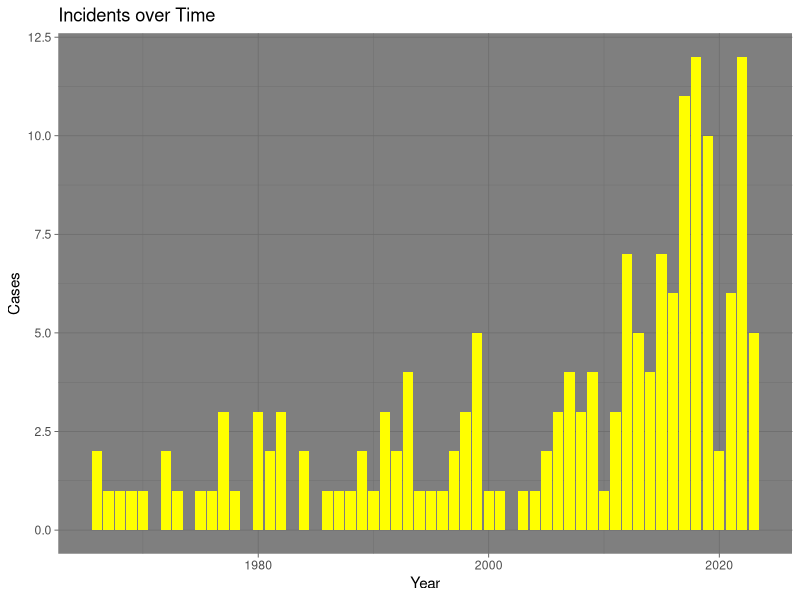
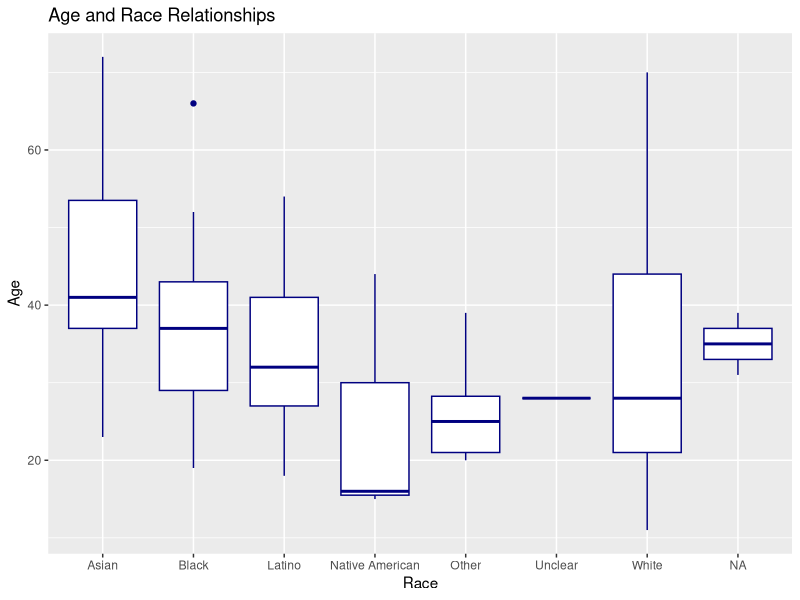
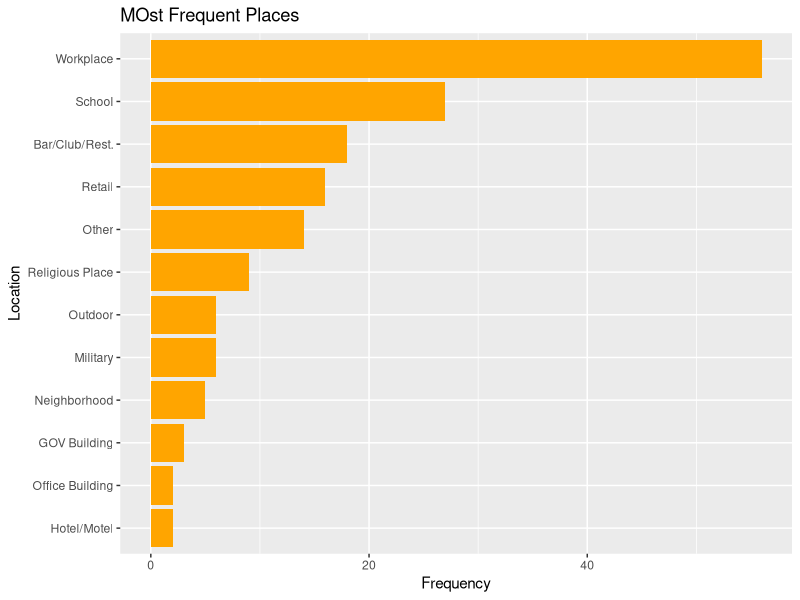
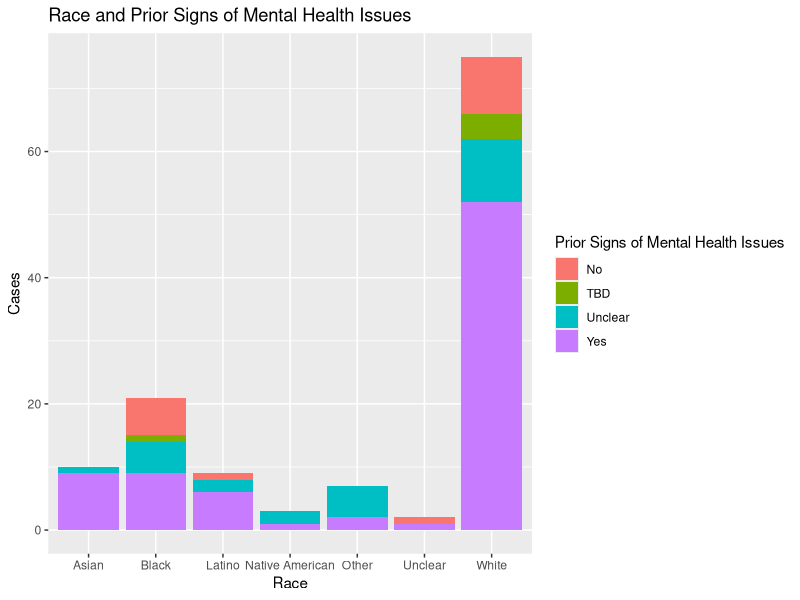
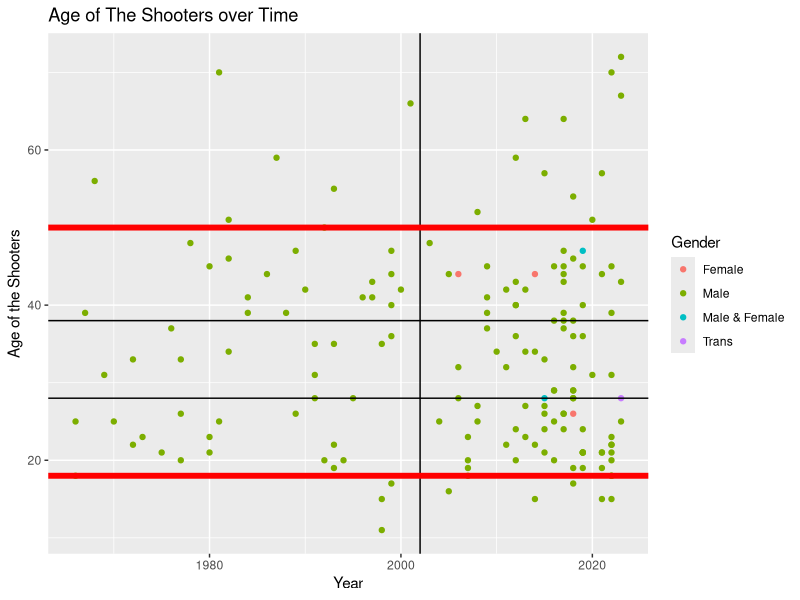
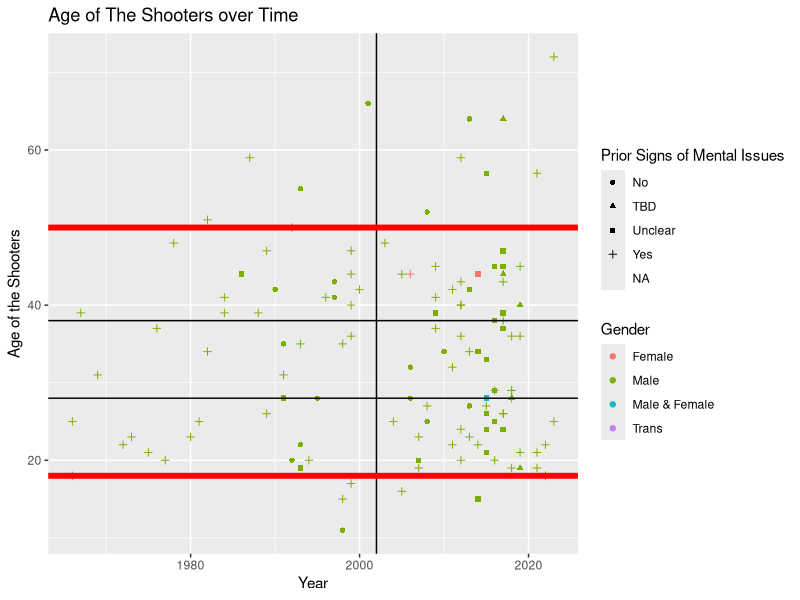
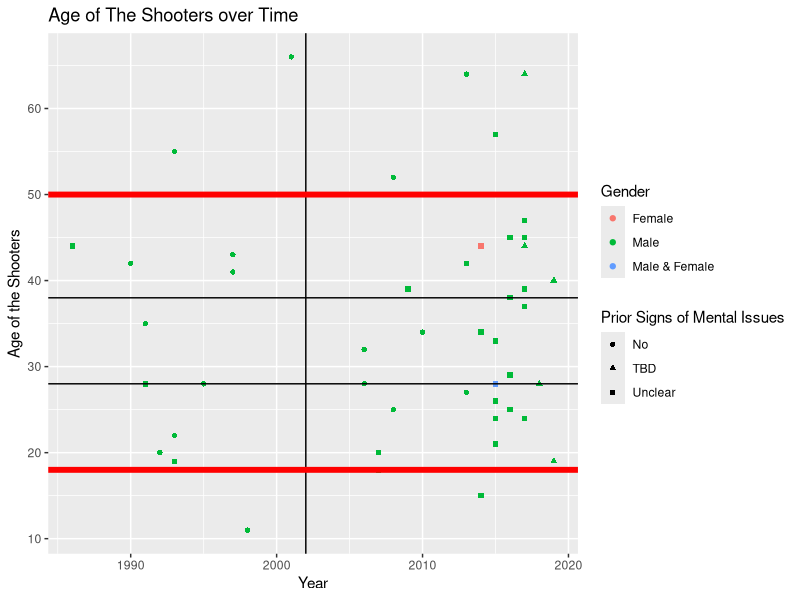
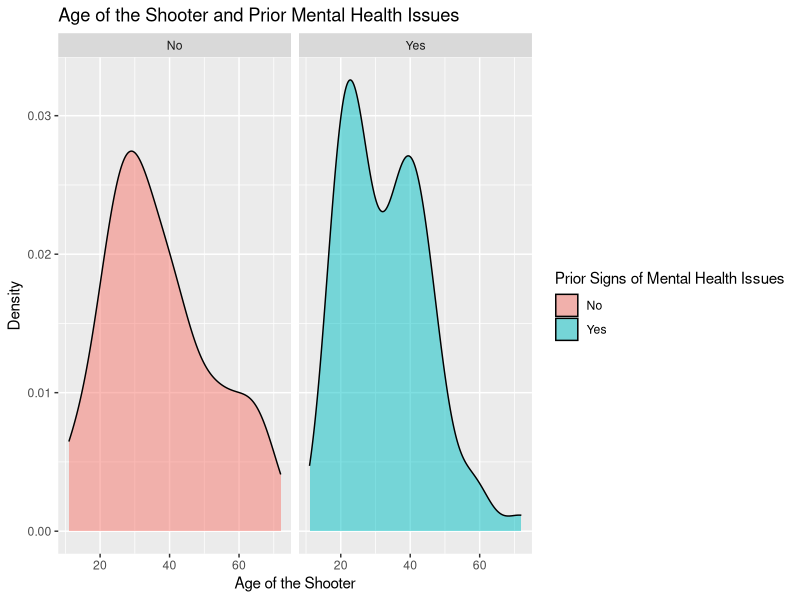

Reproduce these figures in R, in order. (Note: this script raises an error after producing the figures.)
## ---- chunk 1
knitr::opts_chunk$set(echo = TRUE)
## ---- chunk 2
my_data <- read.csv('Mother Jones - Mass Shootings Database, 1982 - 2023 - Sheet1.csv', na.strings = "-")
my_data2 <- read.csv('Violence Project Mass Shooter Database - Version 6.1 - Full Database.csv', na.strings = "-")
## ---- chunk 3
#install.packages(tidyverse)
library(dplyr)
library(tidyverse)
library(stringr)
## ---- chunk 4
glimpse(my_data)

## ---- chunk 5
#install.packages(tidyverse)
library(dplyr)
library(tidyverse)
## ---- chunk 6
# Assign the variables to the data type of my choice. 
 my_data$age_of_shooter <- as.integer(my_data$age_of_shooter)
 my_data$fatalities <- as.integer(my_data$fatalities)
 my_data$injured <- as.integer(my_data$injured)
 my_data$total_victims <- as.integer(my_data$total_victims)
 my_data$latitude <- as.numeric(my_data$latitude)
 my_data$longitude <- as.numeric(my_data$longitude)
## ---- chunk 7
# remove newline 
my_data$location <- str_replace_all(my_data$location,'[\r\n]','')
my_data$race <- str_replace_all(my_data$race,'[\r\n]','')


# replace a string by another one
my_data$location[my_data$location == 'religious' | my_data$location == 'Religious'] <- 'Religious Place'
my_data$location[my_data$location == 'workplace'] <- 'Workplace'

my_data$race[my_data$race == 'unclear'] <- 'Unclear'
my_data$race[my_data$race == 'black'] <- 'Black'
my_data$race[my_data$race == 'white'] <- 'White'

my_data$gender[2] <- 'Trans'
my_data$gender[my_data$gender == 'M'] <- 'Male'
my_data$gender[my_data$gender == 'F'] <- 'Female'


## ---- chunk 8
hp <- my_data %>% 
  group_by(year) %>%
  summarize(Cases = n()) %>% 
  arrange(desc(.)) %>% 
  mutate(Percentage = 100 * Cases/sum(Cases))

## ---- chunk 9

hp %>% ggplot(aes(x=year, y = Cases)) +
  geom_histogram(stat = 'identity', fill = 'yellow') +
  theme_dark() +
  labs(title = 'Incidents over Time',
       x = 'Year',
       y = 'Cases')

## ---- chunk 10
my_data %>% 
  select(age_of_shooter, fatalities, injured, total_victims) %>% 
  summary()
## ---- chunk 11
my_data %>%
  filter(total_victims == 604) %>% 
  select(Case = case,Fatality =  fatalities, Injured = injured, Victims = total_victims, City = city, State = state, Date = date, Age = age_of_shooter, Race = race, Gender = gender, Weapons = weapon_type)
## ---- chunk 12
my_data %>% 
  filter(age_of_shooter == '11' | age_of_shooter == '72') %>% 
  select(Case = case, Age = age_of_shooter, Fatality =  fatalities, Injured = injured, Victims = total_victims, City = city, State = state, Date = date, Race = race, Gender = gender, Weapons = weapon_type)
## ---- chunk 13
my_data %>%
  group_by(race) %>% 
  summarise(Total = n()) %>% 
  arrange(desc(Total)) %>% 
  mutate(Ratio = 100 * Total/sum(Total))
## ---- chunk 14
my_data %>% 
  group_by(race) %>% 
  filter(year < 2002) %>% 
  summarise(Count = n()) %>% 
  arrange(desc(Count)) %>% 
  mutate(Ratio = 100 * Count/sum(Count))
## ---- chunk 15
my_data %>% 
  group_by(race) %>% 
  filter(year > 2002) %>% 
  summarise(Count = n()) %>% 
  arrange(desc(Count)) %>% 
  mutate(Ratio = 100 * Count/sum(Count))
## ---- chunk 16
my_data %>% 
  ggplot(aes(x = race, y = age_of_shooter)) + 
  geom_boxplot(color = 'navy') +
  labs(title = 'Age and Race Relationships',
       x = 'Race', 
       y = 'Age')
           
## ---- chunk 17
my_data %>% 
  group_by(location) %>% 
  summarise(Count = n()) %>%
  mutate(Percentage = 100 * Count/sum(Count)) %>% 
  ggplot(aes(x = reorder(location, Count), y = Count )) + 
  geom_bar(stat = 'identity', fill = 'Orange') + 
  coord_flip() +
  labs(title = 'MOst Frequent Places',
          x = 'Location',
          y = 'Frequency')
## ---- chunk 18
my_data %>% 
  group_by(weapon_type) %>% 
  summarize(Count = n()) %>% 
  arrange(desc(Count)) %>%
  mutate(Percentage = 100 * Count/sum(Count)) %>%
  select(weapon_type, Percentage, everything()) %>% 
  filter(Count > 1)
## ---- chunk 19
p <- my_data %>%
  filter(!race == '-') %>%
  filter(!prior_signs_mental_health_issues == '-') %>%
  ggplot(aes(x = race, fill = prior_signs_mental_health_issues))
p + geom_histogram(stat = 'count', position = 'stack') +
  labs(title = 'Race and Prior Signs of Mental Health Issues',
       x = 'Race',
       y = 'Cases',
       fill = 'Prior Signs of Mental Health Issues')

## ---- chunk 20
p <- my_data %>%
  ggplot(aes(x = year, y = age_of_shooter, color = gender))
p + geom_point() + labs(title = 'Age of The Shooters over Time',
                        x = 'Year',
                        y = 'Age of the Shooters',
                        color ='Gender',
                        shape = 'Prior Signs of Mental Issues') +
  geom_vline(xintercept = 2002) +
  geom_hline(yintercept = 18, size = 2, color = 'Red') +
  geom_hline(yintercept = 28) +
  geom_hline(yintercept = 38) +
  geom_hline(yintercept = 50, size = 2, color = 'Red')
## ---- chunk 21
p <- my_data %>%
  ggplot(aes(x = year, y = age_of_shooter, color = gender, shape = prior_signs_mental_health_issues))
p + geom_point() + labs(title = 'Age of The Shooters over Time',
                        x = 'Year',
                        y = 'Age of the Shooters',
                        color ='Gender',
                        shape = 'Prior Signs of Mental Issues') +
  geom_vline(xintercept = 2002) +
  geom_hline(yintercept = 18, size = 2, color = 'Red') +
  geom_hline(yintercept = 28) +
  geom_hline(yintercept = 38) +
  geom_hline(yintercept = 50, size = 2, color = 'Red')
## ---- chunk 22
p <- my_data %>%
  filter(!prior_signs_mental_health_issues == "Yes") %>% 
  ggplot(aes(x = year, y = age_of_shooter, color = gender, shape = prior_signs_mental_health_issues))
p + geom_point() + labs(title = 'Age of The Shooters over Time',
                        x = 'Year',
                        y = 'Age of the Shooters',
                        color ='Gender',
                        shape = 'Prior Signs of Mental Issues') +
  geom_vline(xintercept = 2002) +
  geom_hline(yintercept = 18, size = 2, color = 'Red') +
  geom_hline(yintercept = 28) +
  geom_hline(yintercept = 38) +
  geom_hline(yintercept = 50, size = 2, color = 'Red')

## ---- chunk 23
my_data %>%
  filter(prior_signs_mental_health_issues == "Yes") %>% 
  group_by(year) %>%
  nrow()
## ---- chunk 24
my_data %>% 
  filter(weapons_obtained_legally == "No") %>% 
  group_by(year) %>% 
  nrow()
## ---- chunk 25
p <- my_data %>%
  filter(!race == '-') %>%
  filter(!prior_signs_mental_health_issues == '-') %>%
  filter(!prior_signs_mental_health_issues == 'TBD') %>% 
  filter(!prior_signs_mental_health_issues == 'Unclear') %>% 
  ggplot(aes(x = age_of_shooter, fill = prior_signs_mental_health_issues))
p + geom_density(alpha = .5) +
  facet_wrap(~ prior_signs_mental_health_issues) +
  labs(title = 'Age of the Shooter and Prior Mental Health Issues',
       x = 'Age of the Shooter',
       y = 'Density',
       fill = 'Prior Signs of Mental Health Issues')
## ---- chunk 26
my_data %>%
  filter(!gender == 'Trans') %>% 
  filter(!gender == 'Male & Female') %>% 
  ggplot(aes(x = age_of_shooter, fill = gender)) + geom_density(alpha = 0.5) +
  facet_wrap(~gender)+
  labs(title = 'Gender and Age of the Shooter',
       x = 'Age of the Shooter',
       y = 'Density',
       fill = 'Gender')
## ---- chunk 27
my_data %>%
  group_by(gender) %>% 
  summarise(Count = n()) %>% 
  mutate(Percentage = 100 * Count/sum(Count)) %>% 
  arrange(desc(Percentage))
## ---- chunk 28
my_data_notHInAL <- my_data %>% 
  filter(!state %in% c('HI','AK'))
## ---- chunk 29
library(maps)
states_map <- map_data("state") ## this gives us the lat and long for each point of each state.
  
map_plot <-  ggplot(states_map, aes(long, lat)) +
  geom_polygon(aes(group = group), fill = 'white', color = 'grey60') +
  geom_point(data = my_data_notHInAL, 
             aes(x = longitude, y = latitude, 
                 size = total_victims, color = 'Orange')) +
 coord_map('albers', lat0 = 45.5, lat1 = 29.5) +
  labs(title = 'Geography Location of the Incidents',
       x = NULL,
       y = NULL,
       size = 'Total Victims',
       color = NULL)
  
map_plot
## ---- chunk 30
my_data %>% 
  group_by(state) %>% 
  summarize(Cases = n()) %>% 
  arrange(desc(Cases)) %>% 
  mutate(Percentage = 100 * Cases/sum(Cases))
## ---- chunk 31
bp <- my_data %>% 
  group_by(day_of_week) %>% 
  summarise(Count = n()) %>% 
  arrange(desc(Count)) %>% 
  mutate(Percentage = 100 * Count/sum(Count))

my_data %>% 
  group_by(day_of_week) %>% 
  summarise(Count = n()) %>% 
  arrange(desc(Count)) %>% 
  mutate(Percentage = 100 * Count/sum(Count))
## ---- chunk 32
bp %>% ggplot(aes(x = reorder(day_of_week, Percentage), y = Percentage)) +
  geom_bar(stat = 'identity', fill = 'Purple') +
  labs(title = "Mass Shooting's Chance in a Particular Day of the Week",
       x = 'Day of the Week',
       y = 'Frequency (by Percentage)')
  
## ---- chunk 33
my_data %>% 
  select(day_of_week,fatalities) %>% 
  group_by(day_of_week) %>% 
  summarise(Total_Fatalities = sum(fatalities)) %>% 
  arrange(desc(Total_Fatalities)) %>% 
  ggplot(aes(x=reorder(day_of_week, Total_Fatalities), y = Total_Fatalities)) + 
  geom_bar(stat = 'identity', fill = 'Purple') +
  labs(title = 'Deadliest Day of the Week by Mass Shooting',
       x = 'Day of the Week',
       y = 'Total Fatalities')

